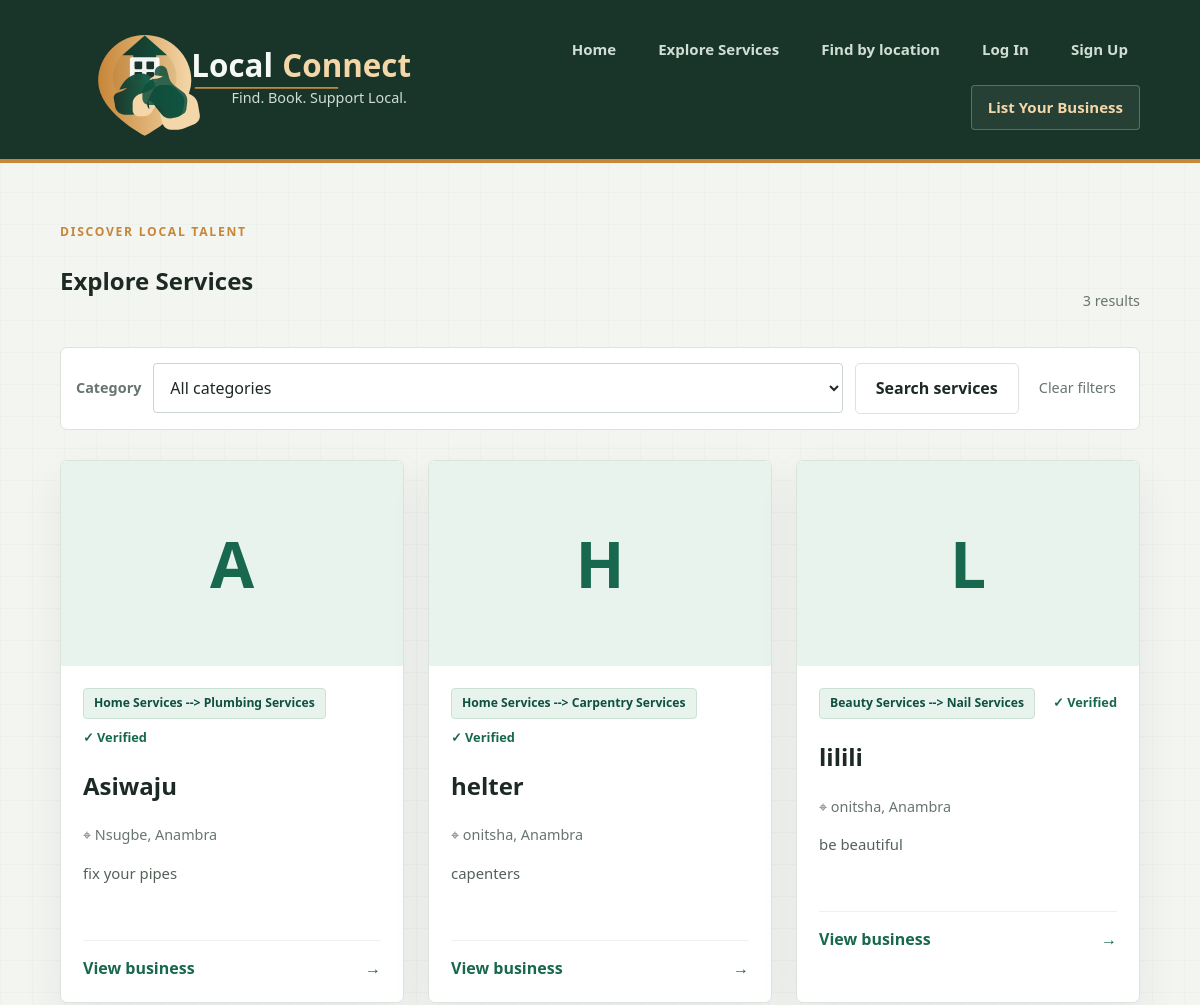
/services/ (upper part), run on an earlier commit of the app's database.
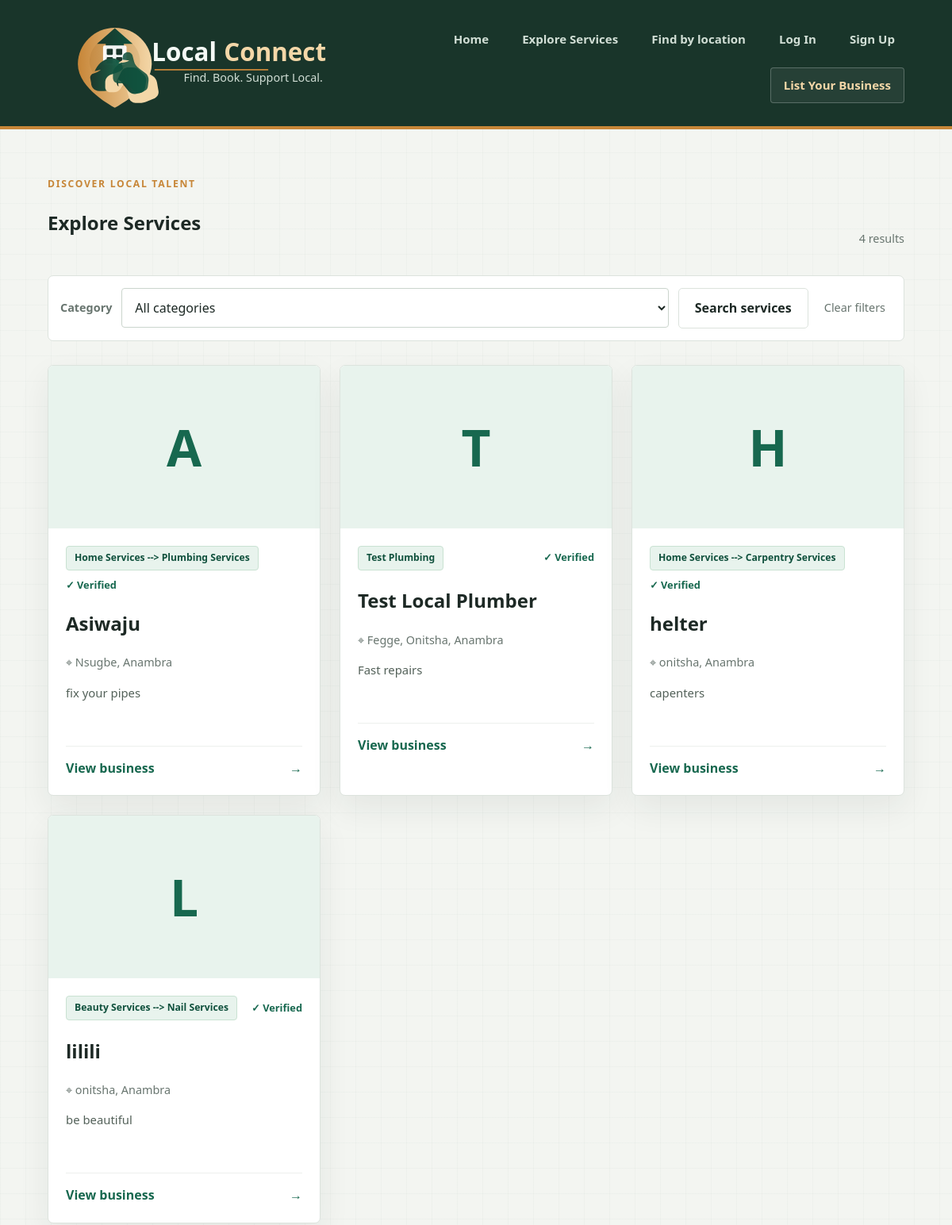
And on a later commit of the database.
### Handyman/models.py (models this page shows, shortened)
class ServiceProvider(models.Model):
    STATUS_CHOICES = [
        ('pending', 'Pending review'),
        ('approved', 'Approved'),
        ('rejected', 'Rejected'),
    ]
    name = models.CharField(max_length=150)
    category = models.ForeignKey(
        Category,
        on_delete=models.PROTECT,
        related_name="providers",
    )
    description = models.TextField()
    address = models.CharField(max_length=255)
    state = models.CharField(
        max_length=100,
        default="Anambra",
        db_index=True,
    )
    city = models.CharField(max_length=100, db_index=True)
    neighborhood = models.CharField(
        max_length=100,
        blank=True,
        db_index=True,
    )
    phone = models.CharField(max_length=30)
    email = models.EmailField(blank=True)
    website = models.URLField(blank=True)
    image = models.ImageField(
        upload_to="providers/",
        blank=True,
    )
    status = models.CharField(
        max_length=20,
        choices=STATUS_CHOICES,
        default='pending',
        db_index=True,
    )
    is_verified = models.BooleanField(default=False)
    owner = models.ForeignKey(
        settings.AUTH_USER_MODEL,
        on_delete=models.CASCADE,
        related_name='owned_providers',
        null=True,
        blank=True,
    )
    created_at = models.DateTimeField(auto_now_add=True)
    class Meta:
        ordering = ["name"]
    def get_absolute_url(self):
        return reverse(
            "provider_detail",
            kwargs={"pk": self.pk},
        )

class Category(models.Model):
    name = models.CharField(max_length=100, unique=True)
    description = models.TextField(blank=True, default="")
    parent = models.ForeignKey(
        "self",
        on_delete=models.CASCADE,
        null=True,
        blank=True,
        related_name="children",
    )
    slug = models.SlugField(unique=True)
    class Meta:
        ordering = ["name"]
        verbose_name_plural = "categories"
    def __str__(self):
        if self.parent:
            return f"{self.parent.name} --> {self.name}"
        return self.name

### Handyman/views.py (the view)
# urls.py: path("services/", views.explore_services, name="explore_services"),
def explore_services(request):
	providers = ServiceProvider.objects.filter(status="approved")
	search_query = request.GET.get("q", "").strip()
	state = request.GET.get("state", "").strip()
	city = request.GET.get("city", "").strip()
	neighborhood = request.GET.get("neighborhood", "").strip()
	category_id = request.GET.get("category", "").strip()
	if search_query:
		providers = providers.filter(
			Q(name__icontains=search_query)
			| Q(description__icontains=search_query)
			| Q(category__name__icontains=search_query)
		)
	if state:
		providers = providers.filter(state__icontains=state)
	if city:
		providers = providers.filter(city__icontains=city)
	if neighborhood:
		providers = providers.filter(neighborhood__icontains=neighborhood)
	if category_id.isdigit():
		providers = providers.filter(category_id=int(category_id))
	context = {
		"providers": providers,
		"categories": Category.objects.all(),
		"search_query": search_query,
		"selected_state": state,
		"selected_city": city,
		"selected_neighborhood": neighborhood,
		"selected_category": category_id,
	}
	return render(request, "Handyman/explore_services.html", context)

### templates/Handyman/explore_services.html (shortened to what this page needs)
{% extends "base.html" %}
{% block content %}
<section class="directory section">
    <div class="section-heading">
        <div>
            <p class="eyebrow">DISCOVER LOCAL TALENT</p>
            <h1>Explore Services</h1>
        </div>
        <p class="results-count">
            {{ providers|length }} result{{ providers|length|pluralize }}
        </p>
    </div>
    <form method="get" class="filters">
        <label for="category">Category</label>
        <select id="category" name="category">
            <option value="">All categories</option>
        </select>
        <button class="secondary-button" type="submit">Search services</button>
        <a class="reset-link" href="{% url 'explore_services' %}">Clear filters</a>
    </form>
    <div class="service-grid">
        {% for provider in providers %}
            <article class="service-card">
                {% if provider.image %}
                    <img class="provider-image" src="{{ provider.image.url }}" alt="{{ provider.name }}">
                {% else %}
                    <div class="image-placeholder">{{ provider.name|first|upper }}</div>
                {% endif %}
                <div class="card-content">
                    <div class="card-topline">
                        <span class="category-tag">{{ provider.category }}</span>
                        {% if provider.is_verified %}
                            <span class="verified">✓ Verified</span>
                        {% endif %}
                    </div>
                    <h2>{{ provider.name }}</h2>
                    <p class="location">
                        ⌖ {{ provider.neighborhood }}{% if provider.neighborhood %}, {% endif %}{{ provider.city }}, {{ provider.state }}
                    </p>
                    <p class="description">{{ provider.description|truncatewords:22 }}</p>
                    <a class="card-link" href="{{ provider.get_absolute_url }}">
                        View business <span>→</span>
                    </a>
                </div>
            </article>
        {% empty %}
            <div class="empty-state">
                <h3>No services found</h3>
                <p>Try another keyword, category, or location.</p>
                <a href="{% url 'explore_services' %}">View all services</a>
            </div>
        {% endfor %}
    </div>
</section>
{% endblock %}

What changed in the data, as far as the page shows it:
added ServiceProvider: name|first "T", category "Test Plumbing", is_verified "✓ Verified", name "Test Local Plumber", neighborhood "Fegge", city "Onitsha", state "Anambra", description "Fast repairs"
Also different on the page:
{{ providers|length }}: "3" → "4"
